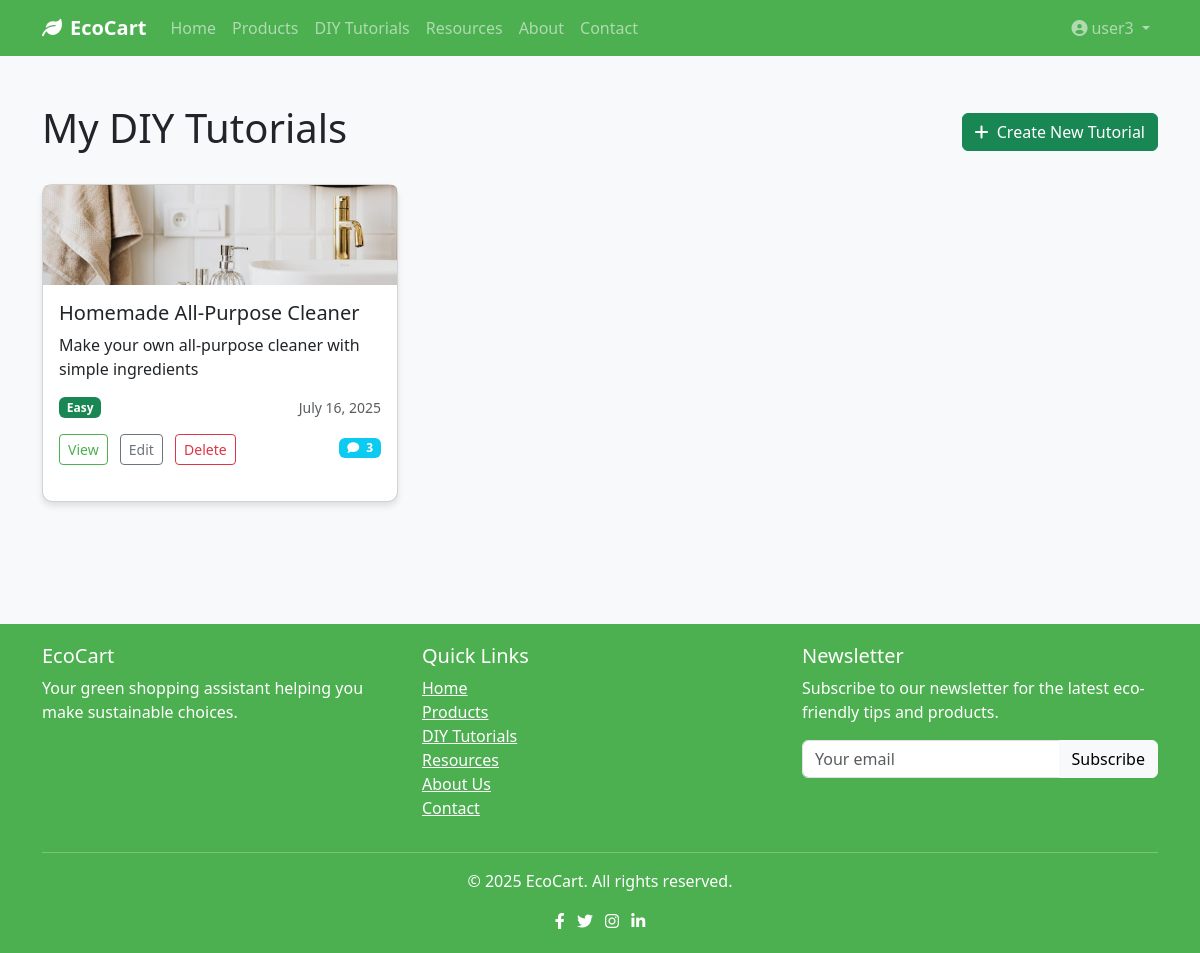
The app's page /my-tutorials/ (signed in) with its own data.
### greenapp/models.py (models this page shows, shortened)
class DIY(models.Model):
    title = models.CharField(max_length=200)
    slug = models.SlugField(max_length=200, unique=True, blank=True)
    author = models.ForeignKey(User, on_delete=models.CASCADE, related_name='diy_tutorials')
    category = models.ForeignKey(Category, on_delete=models.SET_NULL, null=True, related_name='diy_tutorials')
    description = models.TextField()
    materials = models.TextField(help_text="List the materials needed for this DIY project")
    instructions = models.TextField(help_text="Step-by-step instructions for the DIY project")
    image = models.ImageField(upload_to='diy/%Y/%m/%d', blank=True)
    document = models.FileField(upload_to='diy/documents/%Y/%m/%d', blank=True)
    difficulty = models.CharField(max_length=10, choices=[
        ('easy', 'Easy'),
        ('medium', 'Medium'),
        ('hard', 'Hard')
    ], default='medium')
    time_required = models.CharField(max_length=100, help_text="Estimated time to complete (e.g., '30 minutes', '2 hours')")
    created = models.DateTimeField(auto_now_add=True)
    updated = models.DateTimeField(auto_now=True)
    class Meta:
        verbose_name = 'DIY Tutorial'
        verbose_name_plural = 'DIY Tutorials'
        ordering = ['-created']

### greenapp/views.py (the view)
# urls.py: path('my-tutorials/', views.UserDIYTutorialsView.as_view(), name='my_tutorials'),
class UserDIYTutorialsView(LoginRequiredMixin, ListView):
    model = DIY
    template_name = 'greenapp/diy_tutorials.html'
    context_object_name = 'tutorials'
    paginate_by = 10
    def get_queryset(self):
        return DIY.objects.filter(author=self.request.user).order_by('-created')

### greenapp/context_processors.py (called while the page is built)
def media_url(request):
    return {'MEDIA_URL': settings.MEDIA_URL}

### templates/greenapp/diy_tutorials.html (shortened to what this page needs)
{% extends 'greenapp/base.html' %}
{% block content %}
<div class="container py-5">
    <div class="d-flex justify-content-between align-items-center mb-4">
        <h1>My DIY Tutorials</h1>
        <a href="{% url 'diy_create' %}" class="btn btn-success">
            <i class="fas fa-plus me-1"></i> Create New Tutorial
        </a>
    </div>
    {% if tutorials %}
    <div class="row">
        {% for tutorial in tutorials %}
        <div class="col-md-4 mb-4">
            <div class="card h-100">
                <div style="height: 100px; overflow: hidden;">
                    {% if tutorial.image %}
                    <img src="{{ tutorial.image.url }}" class="card-img-top" alt="{{ tutorial.title }}" style="width: 100%; height: 100%; object-fit: cover;">
                    {% else %}
                    <div class="bg-light d-flex align-items-center justify-content-center h-100">
                        <i class="fas fa-image fa-3x text-muted"></i>
                    </div>
                    {% endif %}
                </div>
                <div class="card-body">
                    <h5 class="card-title">{{ tutorial.title }}</h5>
                    <p class="card-text">{{ tutorial.description|truncatechars:100 }}</p>
                    <div class="d-flex justify-content-between align-items-center mb-3">
                        <span class="badge {% if tutorial.difficulty == 'easy' %}bg-success{% elif tutorial.difficulty == 'medium' %}bg-warning{% else %}bg-danger{% endif %}">
                            {{ tutorial.difficulty|title }}
                        </span>
                        <small class="text-muted">{{ tutorial.created|date:"F j, Y" }}</small>
                    </div>
                    <div class="d-flex justify-content-between">
                        <div>
                            <a href="{% url 'diy_detail' tutorial.slug %}" class="btn btn-sm btn-outline-primary me-2">View</a>
                            <a href="{% url 'diy_update' tutorial.slug %}" class="btn btn-sm btn-outline-secondary me-2">Edit</a>
                            <a href="{% url 'diy_delete' tutorial.slug %}" class="btn btn-sm btn-outline-danger">Delete</a>
                        </div>
                        <div>
                            <span class="badge bg-info">
                                <i class="fas fa-comment me-1"></i> {{ tutorial.comments.count }}
                            </span>
                        </div>
                    </div>
                </div>
            </div>
        </div>
        {% endfor %}
    </div>
    {% endif %}
</div>
{% endblock %}

### templates/greenapp/base.html (shortened to what this page needs)
<!DOCTYPE html>
<html lang="en">
<head>
    <link href="https://cdn.jsdelivr.net/npm/bootstrap@5.3.0/dist/css/bootstrap.min.css" rel="stylesheet">
    <link rel="stylesheet" href="https://cdnjs.cloudflare.com/ajax/libs/font-awesome/6.0.0/css/all.min.css">
</head>
<body>
    <nav class="navbar navbar-expand-lg navbar-dark fixed-top">
        <div class="container">
            <a class="navbar-brand" href="{% url 'home' %}">
                <i class="fas fa-leaf me-2"></i>EcoCart
            </a>
            <div class="collapse navbar-collapse" id="navbarNav">
                <ul class="navbar-nav me-auto">
                    <li class="nav-item">
                        <a class="nav-link" href="{% url 'home' %}">Home</a>
                    </li>
                    <li class="nav-item">
                        <a class="nav-link" href="{% url 'product_list' %}">Products</a>
                    </li>
                    <li class="nav-item">
                        <a class="nav-link" href="{% url 'diy_list' %}">DIY Tutorials</a>
                    </li>
                    <li class="nav-item">
                        <a class="nav-link" href="{% url 'external_resources' %}">Resources</a>
                    </li>
                    <li class="nav-item">
                        <a class="nav-link" href="{% url 'about' %}">About</a>
                    </li>
                    <li class="nav-item">
                        <a class="nav-link" href="{% url 'contact' %}">Contact</a>
                    </li>
                </ul>
                <ul class="navbar-nav">
                    {% if user.is_authenticated %}
                    <li class="nav-item dropdown">
                        <a class="nav-link dropdown-toggle" href="#" id="userDropdown" role="button" data-bs-toggle="dropdown">
                            <i class="fas fa-user-circle me-1"></i>{{ user.username }}
                        </a>
                    </li>
                    {% endif %}
                </ul>
            </div>
        </div>
    </nav>
    <main>
        {% block content %}{% endblock %}
    </main>
    <footer>
        <div class="container">
            <div class="row">
                <div class="col-md-4">
                    <h5>EcoCart</h5>
                    <p>Your green shopping assistant helping you make sustainable choices.</p>
                </div>
                <div class="col-md-4">
                    <h5>Quick Links</h5>
                    <ul class="list-unstyled">
                        <li><a href="{% url 'home' %}" class="text-white">Home</a></li>
                        <li><a href="{% url 'product_list' %}" class="text-white">Products</a></li>
                        <li><a href="{% url 'diy_list' %}" class="text-white">DIY Tutorials</a></li>
                        <li><a href="{% url 'external_resources' %}" class="text-white">Resources</a></li>
                        <li><a href="{% url 'about' %}" class="text-white">About Us</a></li>
                        <li><a href="{% url 'contact' %}" class="text-white">Contact</a></li>
                    </ul>
                </div>
                <div class="col-md-4">
                    <h5>Newsletter</h5>
                    <p>Subscribe to our newsletter for the latest eco-friendly tips and products.</p>
                    <form action="{% url 'newsletter_subscribe' %}" method="post">
                        <div class="input-group mb-3">
                            <input type="email" name="email" class="form-control" placeholder="Your email" required>
                            <button class="btn btn-light" type="submit">Subscribe</button>
                        </div>
                    </form>
                </div>
            </div>
            <hr class="bg-light">
            <div class="text-center">
                <p>&copy; {% now "Y" %} EcoCart. All rights reserved.</p>
                <div class="social-links">
                    <a href="#" class="text-white me-2"><i class="fab fa-facebook-f"></i></a>
                    <a href="#" class="text-white me-2"><i class="fab fa-twitter"></i></a>
                    <a href="#" class="text-white me-2"><i class="fab fa-instagram"></i></a>
                    <a href="#" class="text-white"><i class="fab fa-linkedin-in"></i></a>
                </div>
            </div>
        </div>
    </footer>
</body>
</html>

### templates/greenapp/base.html (style rules this page uses)
:root { --primary-color: #4CAF50; --secondary-color: #8BC34A; --accent-color: #2E7D32; --light-color: #F1F8E9; --dark-color: #1B5E20; }
body { font-family: 'Segoe UI', Tahoma, Geneva, Verdana, sans-serif; padding-top: 56px; background-color: #f8f9fa; }
.navbar { background-color: var(--primary-color); }
.navbar-brand { font-weight: bold; }
.btn-outline-primary { color: var(--primary-color); border-color: var(--primary-color); }
.card { border-radius: 10px; box-shadow: 0 4px 6px rgba(0, 0, 0, 0.1); margin-bottom: 20px; }
footer { background-color: var(--primary-color); color: white; padding: 20px 0; margin-top: 50px; }

### records on screen
DIY: image (picture), title "Homemade All-Purpose Cleaner", description "Make your own all-purpose cleaner with simple ingredients", difficulty "Easy", created "July 16, 2025", comments.count "3"

### other values on screen
{{ user.username }} "user3"
